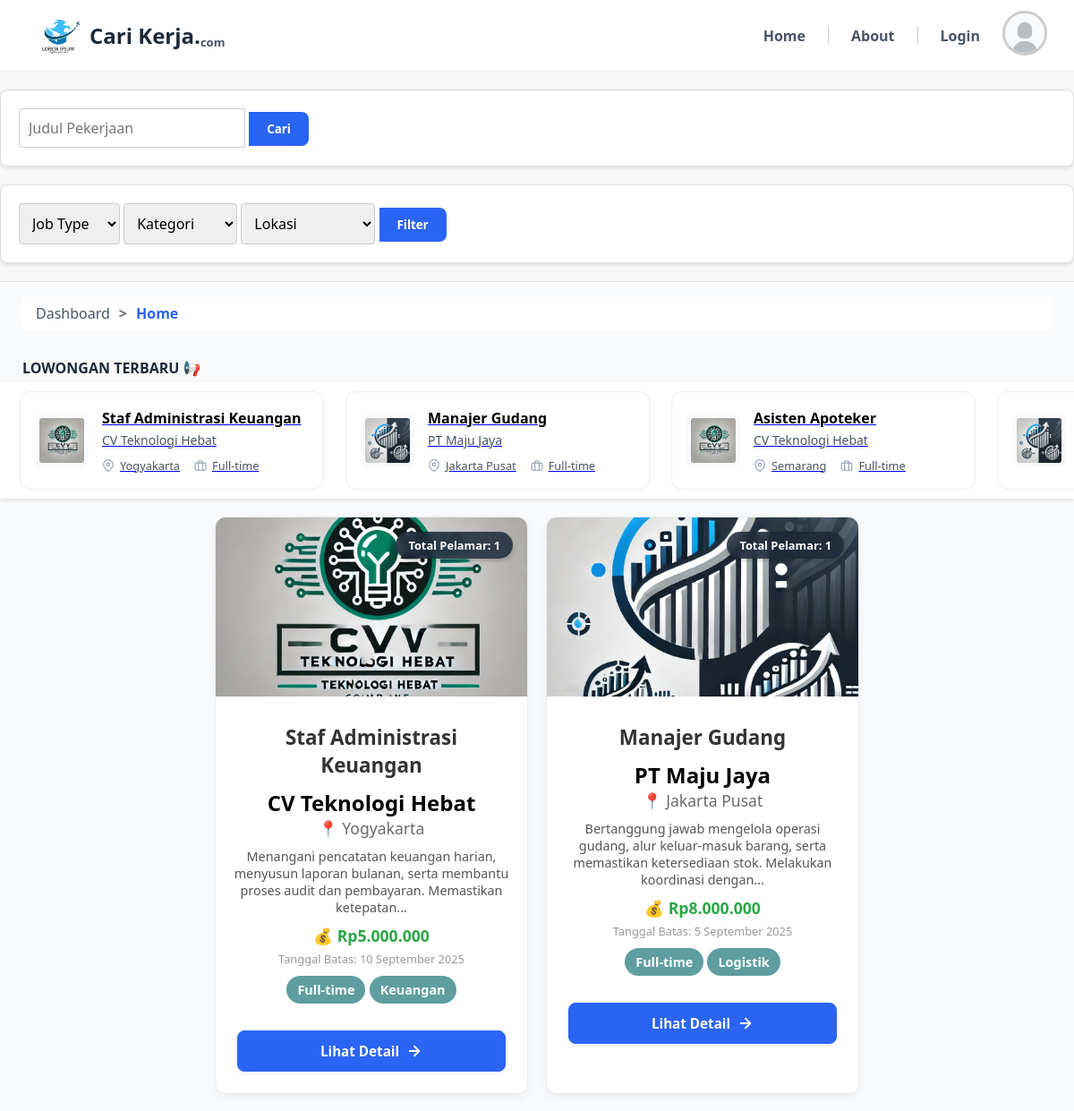
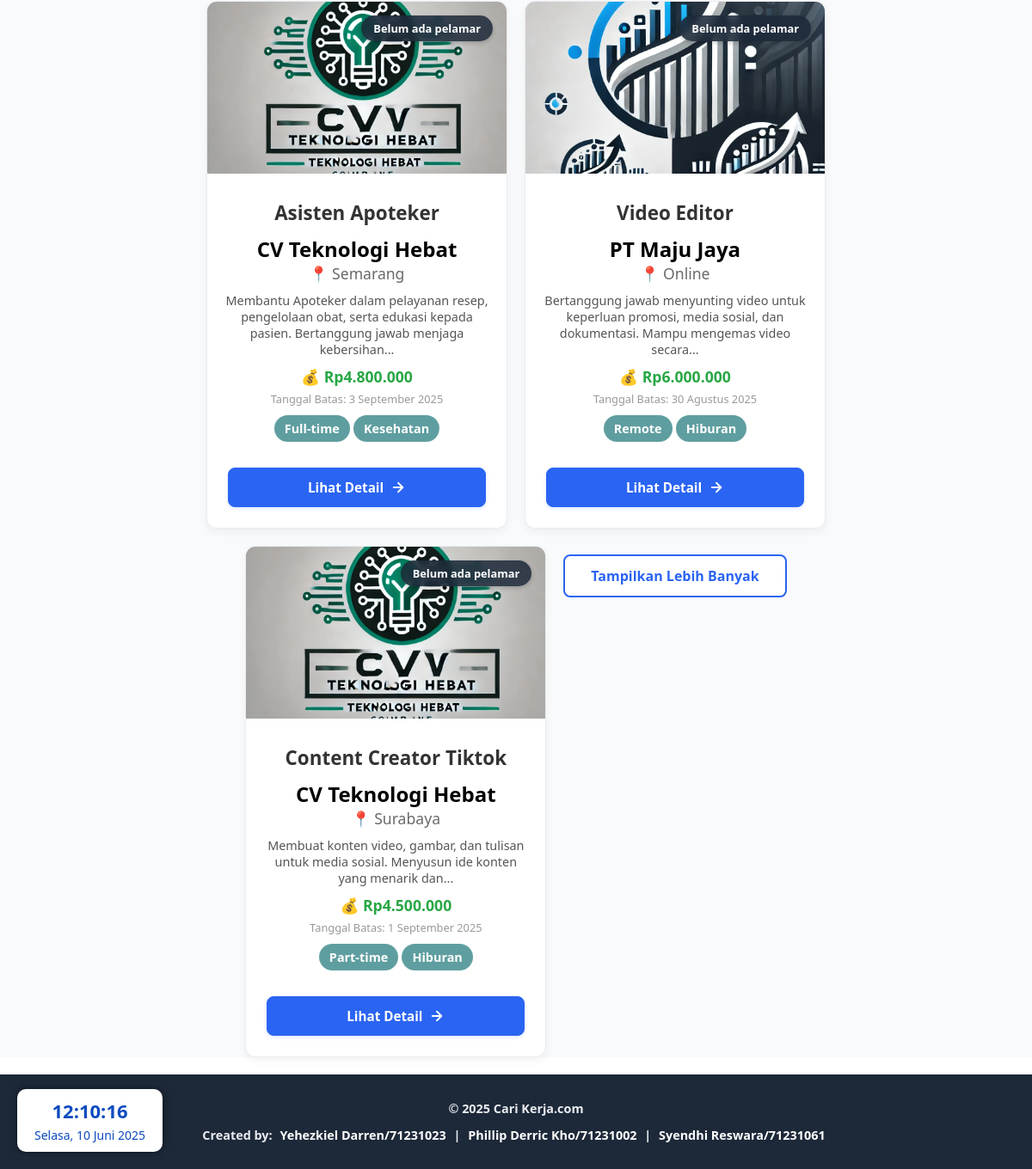
The page / on the database its author committed (2 pictures, top to bottom).
### tables this page shows
CREATE TABLE `lowongan` (
  `id` int(11) NOT NULL,
  `perusahaan_id` int(11) DEFAULT NULL,
  `kategori` varchar(50) DEFAULT NULL,
  `nama_pekerjaan` varchar(100) DEFAULT NULL,
  `jenis_pekerjaan` enum('Full-time','Part-time','Remote','Freelance') DEFAULT NULL,
  `lokasi` text DEFAULT NULL,
  `gaji` varchar(100) DEFAULT NULL,
  `deskripsi` text DEFAULT NULL,
  `syarat` text DEFAULT NULL,
  `tanggal_batas` date DEFAULT NULL,
  `isPorto` tinyint(1) DEFAULT NULL,
  `tanggal_buat` date DEFAULT NULL
);

CREATE TABLE `perusahaan` (
  `id` int(11) NOT NULL,
  `user_id` int(11) DEFAULT NULL,
  `nama_perusahaan` varchar(100) DEFAULT NULL,
  `lokasi` text DEFAULT NULL,
  `logo` varchar(255) DEFAULT NULL
);

### src/includes/helpers.php (called while the page is built, shortened)
<?php
function formatTanggal($tanggalInput) {
    try {
        $date = DateTime::createFromFormat('Y-m-d H:i:s', $tanggalInput);
        if ($date === false) {
            $date = DateTime::createFromFormat('Y-m-d', $tanggalInput);
        }
        $date->setTimezone(new DateTimeZone('Asia/Jakarta'));
        if (class_exists('IntlDateFormatter')) {
            $formatter = new IntlDateFormatter(
                'id_ID',
                IntlDateFormatter::LONG,
                IntlDateFormatter::NONE,
                'Asia/Jakarta',
                IntlDateFormatter::GREGORIAN,
                'd MMMM yyyy'
            );
            return $formatter->format($date);
        } else {
            return strftime('%d %B %Y', $date->getTimestamp());
        }
    } catch (Exception $e) {
        error_log("Error formatting date '$tanggalInput': " . $e->getMessage());
        return $tanggalInput;
    }
}
function potongDeskripsi($teks, $jumlahKata = 20) {
    $kata = explode(" ", strip_tags($teks));
    if (count($kata) > $jumlahKata) {
        $kata = array_slice($kata, 0, $jumlahKata);
        return implode(" ", $kata) . "...";
    } else {
        return $teks;
    }
}
?>

### public/index.php (the view, shortened to what this page needs)
<?php
  require_once '../src/includes/connection.php';
  require_once '../src/includes/helpers.php';
  $sql = "SELECT
            lowongan.id AS lowongan_id,
            lowongan.nama_pekerjaan,
            lowongan.kategori,
            lowongan.jenis_pekerjaan,
            lowongan.lokasi,
            lowongan.gaji,
            lowongan.deskripsi,
            lowongan.tanggal_batas,
            lowongan.tanggal_buat,
            perusahaan.nama_perusahaan,
            perusahaan.logo
        FROM lowongan
        JOIN perusahaan ON lowongan.perusahaan_id = perusahaan.id
        where tanggal_batas > now()
        ORDER BY tanggal_buat DESC";
  $result = mysqli_query($conn, $sql);
  $jobList = [];
  if ($result && mysqli_num_rows($result) > 0) {
    while ($row = mysqli_fetch_assoc($result)) {
      $jobList[] = $row;
    }
  } else {
    if (!$result) {
        $pesan = "Error query: " . mysqli_error($conn);
    } else {
        $pesan = "Tidak ada lowongan yang tersedia.";
    }
  }
  $jobListFilter = [];
  if (isset($_GET['submit_judul']) || isset($_GET['submit_filter'])) {
    $job_type_ = mysqli_real_escape_string($conn, $_GET['job_type'] ?? '');
    $kategori_ = mysqli_real_escape_string($conn, $_GET['kategori'] ?? '');
    $lokasi_ = mysqli_real_escape_string($conn, $_GET['lokasi'] ?? '');
    $search_kerja_ = mysqli_real_escape_string($conn, $_GET['search_kerja'] ?? '');
    $sql_filter = "SELECT
            lowongan.id AS lowongan_id,
            lowongan.nama_pekerjaan,
            lowongan.kategori,
            lowongan.jenis_pekerjaan,
            lowongan.lokasi,
            lowongan.gaji,
            lowongan.deskripsi,
            lowongan.tanggal_batas,
            lowongan.tanggal_buat,
            perusahaan.nama_perusahaan,
            perusahaan.logo
        FROM lowongan
        JOIN perusahaan ON lowongan.perusahaan_id = perusahaan.id
        WHERE tanggal_batas > NOW()";
    if (!empty($job_type_)) {
        $sql_filter .= " AND lowongan.jenis_pekerjaan = '$job_type_'";
    }
    if (!empty($kategori_)) {
        $sql_filter .= " AND lowongan.kategori = '$kategori_'";
    }
    if (!empty($lokasi_)) {
        $sql_filter .= " AND lowongan.lokasi = '$lokasi_'";
    }
    if (!empty($search_kerja_)) {
        $sql_filter .= " AND lowongan.nama_pekerjaan LIKE '%$search_kerja_%'";
    }
    $sql_filter .= " ORDER BY lowongan.tanggal_buat DESC";
    $result_filter = mysqli_query($conn, $sql_filter);
    if ($result_filter && mysqli_num_rows($result_filter) > 0) {
        while ($row_filter = mysqli_fetch_assoc($result_filter)) {
            $jobListFilter[] = $row_filter;
        }
    } else {
        if (!$result_filter && mysqli_error($conn)) {
             $pesan = "Error query filter: " . mysqli_error($conn);
        } else {
             $pesan = "Tidak ada lowongan yang sesuai dengan kriteria pencarian.";
        }
    }
  } else {
    $jobListFilter = $jobList;
  }
?>
<!DOCTYPE html>
<html lang="en">
  <head>
    <link rel="stylesheet" href="assets/css/index.css" />
    <link rel="stylesheet" href="assets/css/time.css" />
    <link rel="stylesheet" href="assets/css/global-styles.css" />
  </head>
  <body>
    <div class="clock-container">
      <div class="clock-time" id="clock">00:00:00</div>
      <div class="clock-date" id="date">Loading date...</div>
    </div>
    <header>
      <div class="logo">
        <img src="img/LogoHeader1.png" alt="logokerja" />
        <a>Cari Kerja. <span class="small">com</span></a>
      </div>
      <nav>
        <ul type="none">
          <li><a href="index.php">Home</a></li>
          <li><a href="about.php">About</a></li>
          <li>
            <?php
              if (isset($_SESSION['username'])) {
                echo '<a href="logout.php">Logout</a>';
              } else {
                echo '<a href="login.php">Login</a>';
              }
            ?>
          </li>
        </ul>
        <a href="dashboard-worker.php">
          <?php
            if(isset($_SESSION['logo']) && !empty($_SESSION['logo']) && file_exists($_SESSION['logo'])) {
              echo '<img src="' . htmlspecialchars($_SESSION['logo']) . '" alt="profilepict" class="profilepicture" />';
            } else {
              echo '<img src="img/ProfilePicture.jpg" alt="profilepict" class="profilepicture" />';
            }
          ?>
        </a>
      </nav>
    </header>
    <main>
      <section class="search-filter">
        <div class="search-container">
          <form action="index.php" method="get">
            <div class="input">
              <input
                type="text"
                class="search-input"
                name="search_kerja"
                id="search-job-title-input"
                placeholder="Judul Pekerjaan"
                value="<?= htmlspecialchars($_GET['search_kerja'] ?? '') ?>"
              />
              <button name="submit_judul" type="submit" class="search-button">Cari</button>
            </div>
          </form>
        </div>
        <div class="filter-container">
          <form action="index.php" method="get">
             <select name="job_type" id="job-type" class="custom-select">
                <option value="">Job Type</option>
            </select>
            <select name="kategori" id="kategori" class="custom-select">
                <option value="">Kategori</option>
            </select>
            <select name="lokasi" id="lokasi" class="custom-select">
                <option value="">Lokasi</option>
            </select>
            <button name="submit_filter" type="submit" class="search-button">Filter</button>
          </form>
        </div>
      </section>
      <section id="welcome">
        <div class="breadcrumb-bar">
          <div class="breadcrumb-box">
            <div class="breadcrumb-text-inactive">
                  <a href="dashboard-worker.php">Dashboard</a>
            </div>
            <span class="separator-breadcrumb">></span>
            <div class="breadcrumb-text">
                <a href="#">Home</a>
            </div>
          </div>
        </div>
      </section>
      <?php if (!empty($jobListFilter)):  ?>
      <section id="announcement-title">
        <div class="announcement-title">
          <p>Lowongan Terbaru 📢</p>
        </div>
      </section>
      <section class="announcement-container">
      <?php
        $announcementJobs = array_slice($jobListFilter, 0, 5);
        foreach ($announcementJobs as $job): ?>
            <a href="detail.php?id=<?= $job['lowongan_id'] ?>" class="box-pengumuman-link">
                <div class="box-pengumuman">
                    <img
                        src="<?= (isset($job['logo']) && !empty($job['logo']) && file_exists($job['logo'])) ? htmlspecialchars($job['logo']) : 'img/ProfilePicture.jpg' ?>"
                        alt="Logo <?= htmlspecialchars($job['nama_perusahaan']) ?>"
                        class="pengumuman-logo">
                    <div class="pengumuman-details">
                        <h3 class="pengumuman-title"><?= htmlspecialchars($job['nama_pekerjaan']) ?></h3>
                        <p class="pengumuman-company"><?= htmlspecialchars($job['nama_perusahaan']) ?></p>
                        <div class="pengumuman-meta">
                            <span class="meta-item">
                                <svg xmlns="http://www.w3.org/2000/svg" width="24" height="24" viewBox="0 0 24 24" fill="none" stroke="currentColor" stroke-width="2" stroke-linecap="round" stroke-linejoin="round"><path d="M21 10c0 7-9 13-9 13s-9-6-9-13a9 9 0 0 1 18 0z"></path><circle cx="12" cy="10" r="3"></circle></svg>
                                <?= htmlspecialchars($job['lokasi']) ?>
                            </span>
                            <span class="meta-item">
                                <svg xmlns="http://www.w3.org/2000/svg" width="24" height="24" viewBox="0 0 24 24" fill="none" stroke="currentColor" stroke-width="2" stroke-linecap="round" stroke-linejoin="round"><rect x="2" y="7" width="20" height="14" rx="2" ry="2"></rect><path d="M16 21V5a2 2 0 0 0-2-2h-4a2 2 0 0 0-2 2v16"></path></svg>
                                <?= htmlspecialchars($job['jenis_pekerjaan']) ?>
                            </span>
                        </div>
                    </div>
                </div>
            </a>
            <?php endforeach; ?>
      </section>
      <section class="job-container">
        <?php
            $jobCounter=0;
            foreach ($jobListFilter as $job):
              $jobCounter++;
              $hiddenClass = ($jobCounter > 5) ? 'job-box-hidden' : '';
              $sql_count = "SELECT COUNT(*) as total FROM lamaran WHERE lowongan_id = " . intval($job['lowongan_id']);
              $result_count = mysqli_query($conn, $sql_count);
              $total_lamaran = 0;
              if ($result_count && mysqli_num_rows($result_count) > 0) {
                $row_count = mysqli_fetch_assoc($result_count);
                $total_lamaran = $row_count['total'];
              }
            ?>
          <div class="job-box <?= $hiddenClass ?>">
            <div class="job-count">
              <?php if ($total_lamaran>0): ?>
                <p class="job-count-text">Total Pelamar: <?= htmlspecialchars($total_lamaran) ?></p>
              <?php else: ?>
                <p class="job-count-text">Belum ada pelamar</p>
              <?php endif; ?>
            </div>
            <img
              src="<?= (isset($job['logo']) && !empty($job['logo']) && file_exists($job['logo'])) ? htmlspecialchars($job['logo']) : 'img/ProfilePicture.jpg' ?>"
              class="job-image"
              alt="<?= htmlspecialchars($job['nama_perusahaan']) ?>"
            />
            <div class="job-content">
              <h2 class="job-title"><?= htmlspecialchars($job['nama_pekerjaan']) ?></h2>
              <h2 class="job-company"><?= htmlspecialchars($job['nama_perusahaan']) ?></h2>
              <p class="job-location">📍 <?= htmlspecialchars($job['lokasi']) ?></p>
              <p class="job-desc"><?= htmlspecialchars(potongDeskripsi($job['deskripsi'],15))  ?></p>
              <p class="job-salary">💰 <?= htmlspecialchars($job['gaji']) ?></p>
              <p class="job-date">
                <span class="tanggal">Tanggal Batas: <?= htmlspecialchars(formatTanggal($job['tanggal_batas']))  ?></span>
              </p>
              <div class="status">
                <p class="job-status <?= strtolower(htmlspecialchars($job['jenis_pekerjaan'])) ?>"><?= htmlspecialchars($job['jenis_pekerjaan']) ?></p>
                <p class="job-status <?= strtolower(htmlspecialchars($job['kategori'])) ?>"><?= htmlspecialchars($job['kategori']) ?></p>
              </div>
            </div>
            <a href="detail.php?id=<?= $job['lowongan_id'] ?>" class="btn-detail">
            <span>Lihat Detail</span>
            <svg class="arrow-icon" xmlns="http://www.w3.org/2000/svg" width="24" height="24" viewBox="0 0 24 24" fill="none" stroke="currentColor" stroke-width="2.5" stroke-linecap="round" stroke-linejoin="round"><line x1="5" y1="12" x2="19" y2="12"></line><polyline points="12 5 19 12 12 19"></polyline></svg>
            </a>
          </div>
        <?php endforeach; ?>
        <div class="load-more-container">
            <button id="loadMoreBtn" class="btn-load-more">Tampilkan Lebih Banyak</button>
        </div>
      </section>
      <?php endif; ?>
    </main>
    <footer>
      <p>&copy; <?= date("Y"); ?> Cari Kerja.com</p> <p class="creators">
        Created by:
        <a href="#" target="_blank">Yehezkiel Darren/71231023</a> |
        <a href="#" target="_blank">Phillip Derric Kho/71231002</a> |
        <a href="#" target="_blank">Syendhi Reswara/71231061</a>
      </p>
    </footer>
  </body>
</html>

### public/assets/css/time.css (style rules this page uses)
.clock-container { position: fixed; bottom: 20px; left: 20px; background-color: #ffffff; color: #0c4bbf; font-size: 16px; padding: 10px 20px; border-radius: 10px; font-family: "Courier New", monospace; box-shadow: 0 0 10px rgba(0, 0, 0, 0.5); z-index: 9999; text-align: center; }
.clock-time { font-size: 22px; font-weight: bold; }
.clock-date { font-size: 14px; margin-top: 4px; }

### public/assets/css/global-styles.css (style rules this page uses)
* { box-sizing: border-box; margin: 0; padding: 0; font-family: "Segoe UI", Tahoma, Geneva, Verdana, sans-serif; }
body { width: 100%; }
header { position: sticky; top: 0; width: 100%; padding: 0 20px; text-align: center; display: flex; justify-content: space-between; align-items: center; background-color: #ffffff; border-bottom: 1px solid #eaecf0; z-index: 100; height: 80px; }
.logo { display: flex; align-items: center; margin-left: 10px; }
.logo img { width: 70px; height: auto; }
.logo a { color: #1d2939; font-weight: bold; font-size: 24px; margin: 0; display: flex; }
.logo .small { color: #475467; font-size: small; align-self: flex-end; }
nav { flex-grow: 1; display: flex; justify-content: end; gap: 20px; align-items: center; }
nav ul { list-style: none; display: flex; gap: 20px; }
nav ul li { display: inline; }
nav ul li a { color: #475467; font-weight: 600; text-decoration: none; transition: 0.1s ease-in-out; padding: 5px; }
.profilepicture { width: 50px; height: 50px; border-radius: 50%; border: 3px solid #ccc; object-fit: cover; margin-right: 10px; }
.breadcrumb-bar { display: flex; justify-content: space-between; align-items: center; margin: 1rem 1.5rem; background-color: #ffffff; padding: 0.5rem 1rem; border-radius: 5px; }
.breadcrumb-box { display: flex; align-items: center; gap: 10px; }
.breadcrumb-text a { text-decoration: none; color: #2a64f2; margin-right: 5px; }
.breadcrumb-text-inactive a { text-decoration: none; color: #475467; font-weight: normal; }
.separator-breadcrumb { color: #6a6a6a; }
footer { background-color: #1d2939; color: #eaecf0; text-align: center; padding: 20px 15px; font-size: 0.9em; line-height: 1.6; }
footer p { margin: 8px 0; font-weight: bold; }
footer .creators a { color: #ffffff; text-decoration: none; margin: 0 5px; }

### rows shown on the page
lowongan: perusahaan.logo (picture), nama_pekerjaan "Staf Administrasi Keuangan", perusahaan.nama_perusahaan "CV Teknologi Hebat", lokasi "Yogyakarta", jenis_pekerjaan "Full-time", total_lamaran "1", deskripsi "Menangani pencatatan keuangan harian, menyusun laporan bulanan, serta membantu proses audit dan pembayaran. Memastikan ketepatan...", gaji "Rp5.000.000", tanggal_batas "10 September 2025", kategori "Keuangan"
lowongan: perusahaan.logo (picture), nama_pekerjaan "Manajer Gudang", perusahaan.nama_perusahaan "PT Maju Jaya", lokasi "Jakarta Pusat", jenis_pekerjaan "Full-time", total_lamaran "1", deskripsi "Bertanggung jawab mengelola operasi gudang, alur keluar-masuk barang, serta memastikan ketersediaan stok. Melakukan koordinasi dengan...", gaji "Rp8.000.000", tanggal_batas "5 September 2025", kategori "Logistik"
lowongan: perusahaan.logo (picture), nama_pekerjaan "Asisten Apoteker", perusahaan.nama_perusahaan "CV Teknologi Hebat", lokasi "Semarang", jenis_pekerjaan "Full-time", shows "Belum ada pelamar", deskripsi "Membantu Apoteker dalam pelayanan resep, pengelolaan obat, serta edukasi kepada pasien. Bertanggung jawab menjaga kebersihan...", gaji "Rp4.800.000", tanggal_batas "3 September 2025", kategori "Kesehatan"
lowongan: perusahaan.logo (picture), shows "Belum ada pelamar", nama_pekerjaan "Video Editor", perusahaan.nama_perusahaan "PT Maju Jaya", lokasi "Online", deskripsi "Bertanggung jawab menyunting video untuk keperluan promosi, media sosial, dan dokumentasi. Mampu mengemas video secara...", gaji "Rp6.000.000", tanggal_batas "30 Agustus 2025", jenis_pekerjaan "Remote", kategori "Hiburan"
lowongan: shows "Belum ada pelamar", perusahaan.logo (picture), nama_pekerjaan "Content Creator Tiktok", perusahaan.nama_perusahaan "CV Teknologi Hebat", lokasi "Surabaya", deskripsi "Membuat konten video, gambar, dan tulisan untuk media sosial. Menyusun ide konten yang menarik dan...", gaji "Rp4.500.000", tanggal_batas "1 September 2025", jenis_pekerjaan "Part-time", kategori "Hiburan"
